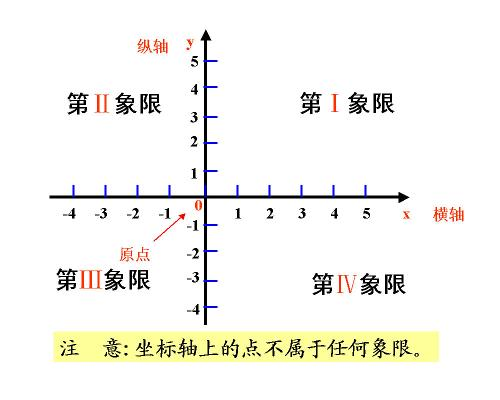
#> input picture PicRec/ALL_Other/ImagePY/img30.jpg, 500 x 400 px, found by its file name
$ python image18_1.py
#> lines starting #> are read from the running program, lines starting #| are printed output that depends on the picture; after the words box and inside, x2 and y2 are one past the last pixel; in counts of white or black regions, pixels touching at a corner belong together
#> further down, src is the input picture: shape (400, 500, 3); mean B, G, R 239.9, 244.7, 245.4
# -*- coding: utf-8 -*-

import cv2 as cv
import numpy as np


# 霍夫直线检测
def line_image(image):
    gray = cv.cvtColor(image, cv.COLOR_BGR2GRAY)  # 将bgr图像转换为灰度图像
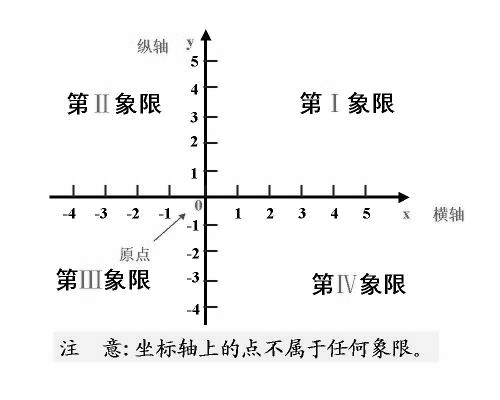
#> gray: shape (400, 500); min 0, max 255, mean 244.3
    edges = cv.Canny(gray, 50, 150, apertureSize=3)  # canny处理的图像必须是灰度图像
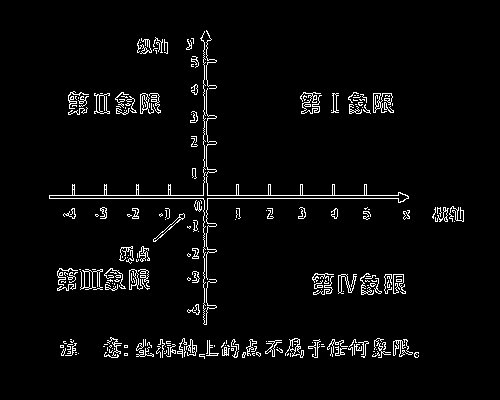
#> edges: shape (400, 500); 3.6% white in thin lines or dots, all inside (x1, y1, x2, y2) = (49, 30, 464, 359)
    lines = cv.HoughLines(edges, 1, np.pi / 180, 200)
#> lines = [[195, 1.57], [198, 1.57]]
    for line in lines:
        rho, theta = line[0]
        a = np.cos(theta)
        b = np.sin(theta)
        x0 = a * rho
        y0 = b * rho
        x1 = int(x0 + 1000 * (-b))
        y1 = int(y0 + 1000 * (a))
        x2 = int(x0 - 1000 * (-b))
        y2 = int(y0 - 1000 * (a))
        cv.line(image, (x1, y1), (x2, y2), (0, 0, 255), 2)
#> this loop made 2 passes
#> (rho, theta, a, b, x0, y0, x1, y1) on passes 1 to 2: (195, 1.57, -4.37e-08, 1, -8.52e-06, 195, -1000, 194), (198, 1.57, -4.37e-08, 1, -8.65e-06, 198, -1000, 197)
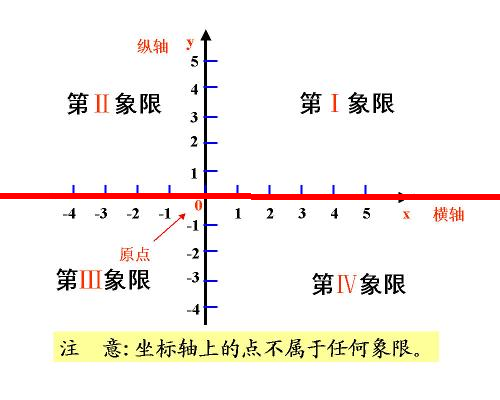
#> image: shape (400, 500, 3); 1.5% of pixels changed, all inside (x1, y1, x2, y2) = (0, 193, 500, 200)
    cv.imshow('zhiXian:', image)


src = cv.imread('D:\WorkProject\ImageProject\PicRec\ImagePY\img30.jpg')
cv.imshow('yuanTu：', src)
line_image(src)
cv.waitKey()
cv.destroyAllWindows()

$ run again, with PicRec/ALL_Other/ImagePY/img14.jpg copied over PicRec/ALL_Other/ImagePY/img30.jpg
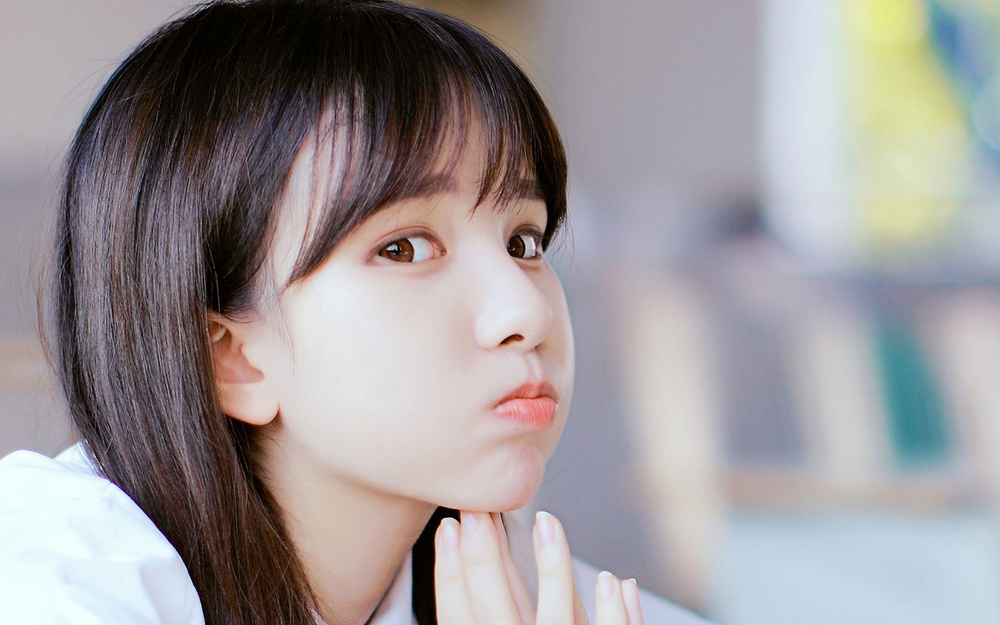
#> input picture PicRec/ALL_Other/ImagePY/img14.jpg, 1000 x 625 px, shrunk from 1920 x 1200 before the run, found by its file name
#> src is the input picture: shape (625, 1000, 3); mean B, G, R 152.9, 151.1, 156.3
#> in line_image, `edges = cv.Canny(gray, 50, 150, apertureSize=3)`:
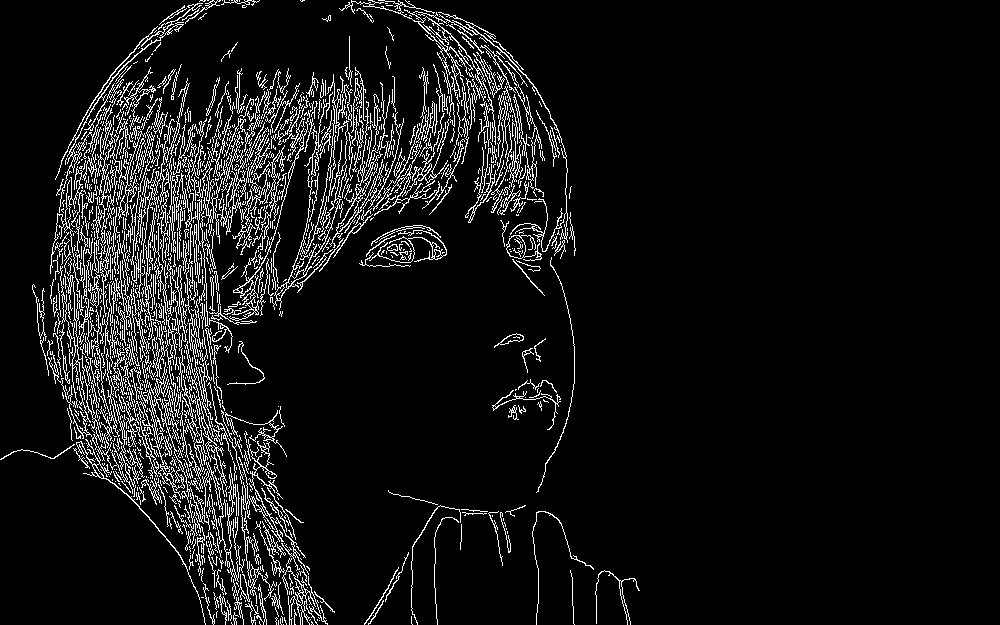
#> edges: shape (625, 1000); 7.6% white in thin lines or dots, all inside (x1, y1, x2, y2) = (0, 0, 640, 625)
#> lines = 149 rows, first 8: [390, 0.785], [395, 0.785], [402, 0.785], [383, 0.785], [407, 0.785], [400, 0.785], [404, 0.785], [380, 0.785]
#> the loop in line_image, `for line in lines:` made 149 passes
#> (rho, theta, a, b, x0, y0, x1, y1) on passes 1 to 8: (390, 0.785, 0.707, 0.707, 275.8, 275.8, -431, 982), (395, 0.785, 0.707, 0.707, 279.3, 279.3, -427, 986), (402, 0.785, 0.707, 0.707, 284.3, 284.3, -422, 991), (383, 0.785, 0.707, 0.707, 270.8, 270.8, -436, 977), (407, 0.785, 0.707, 0.707, 287.8, 287.8, -419, 994), (400, 0.785, 0.707, 0.707, 282.8, 282.8, -424, 989), (404, 0.785, 0.707, 0.707, 285.7, 285.7, -421, 992), (380, 0.785, 0.707, 0.707, 268.7, 268.7, -438, 975)
#> after the loop in line_image, `for line in lines:`:
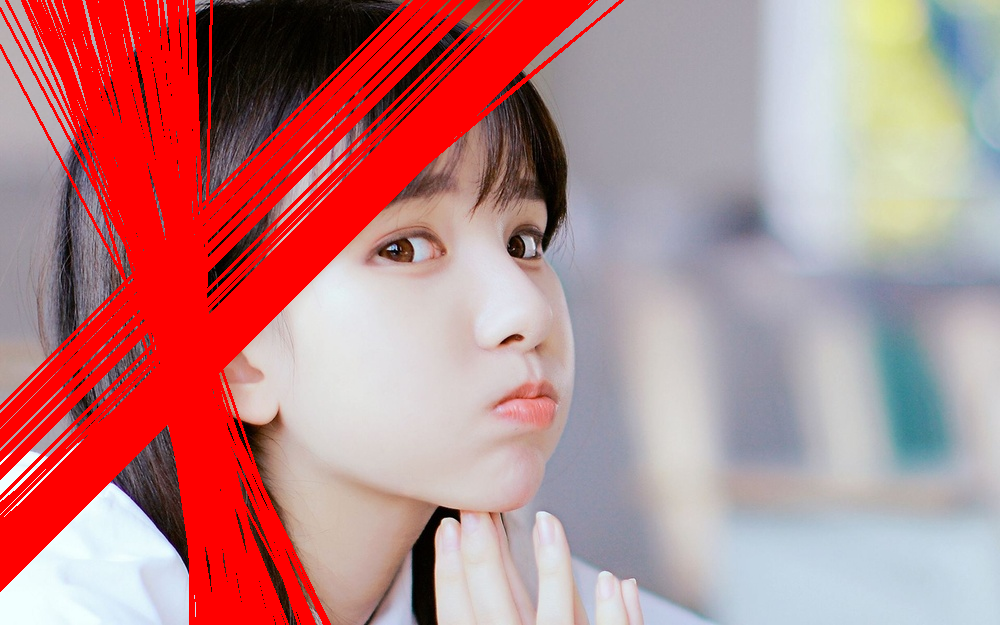
#> image: shape (625, 1000, 3); mean B, G, R 133.3, 131.6, 187.9

$ run again, with PicRec/ALL_Other/ImagePY/img16.jpg copied over PicRec/ALL_Other/ImagePY/img30.jpg
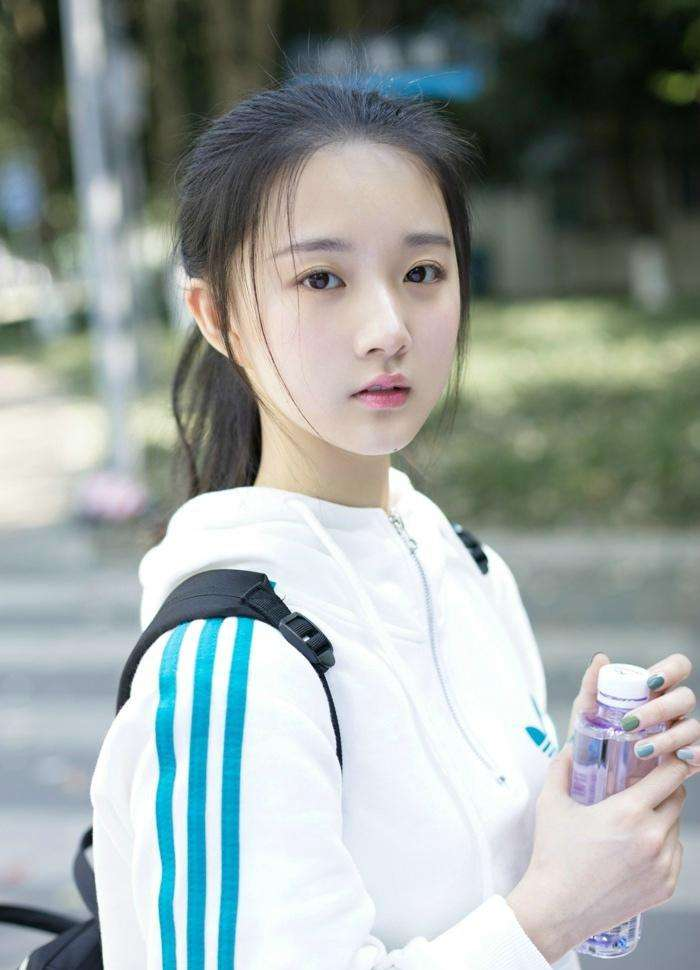
#> input picture PicRec/ALL_Other/ImagePY/img16.jpg, 700 x 970 px, found by its file name
#> src is the input picture: shape (970, 700, 3); mean B, G, R 158.1, 161, 152.6
#> in line_image, `edges = cv.Canny(gray, 50, 150, apertureSize=3)`:
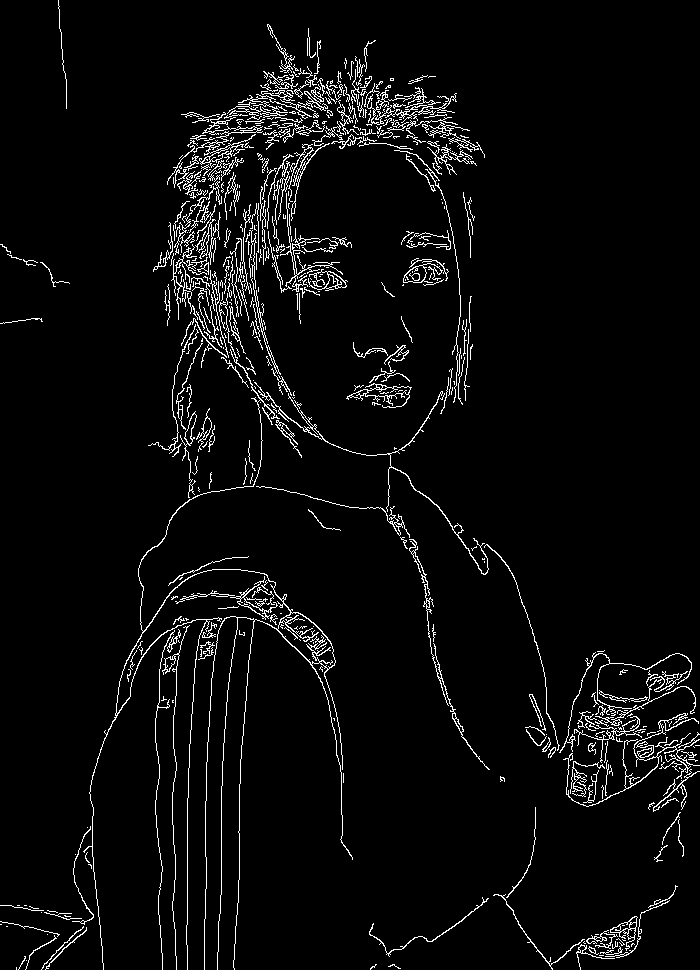
#> edges: shape (970, 700); 4.3% white in thin lines or dots
#> lines = [[187, 0], [221, 0.0175], [202, 0.0175]]
#> the loop in line_image, `for line in lines:` made 3 passes
#> (rho, theta, b, x0, y0, x1, y1, x2) on passes 1 to 3: (187, 0, 0, 187, 0, 187, 1000, 187), (221, 0.0175, 0.0175, 221, 3.86, 203, 1003, 238), (202, 0.0175, 0.0175, 202, 3.53, 184, 1003, 219)
#> after the loop in line_image, `for line in lines:`:
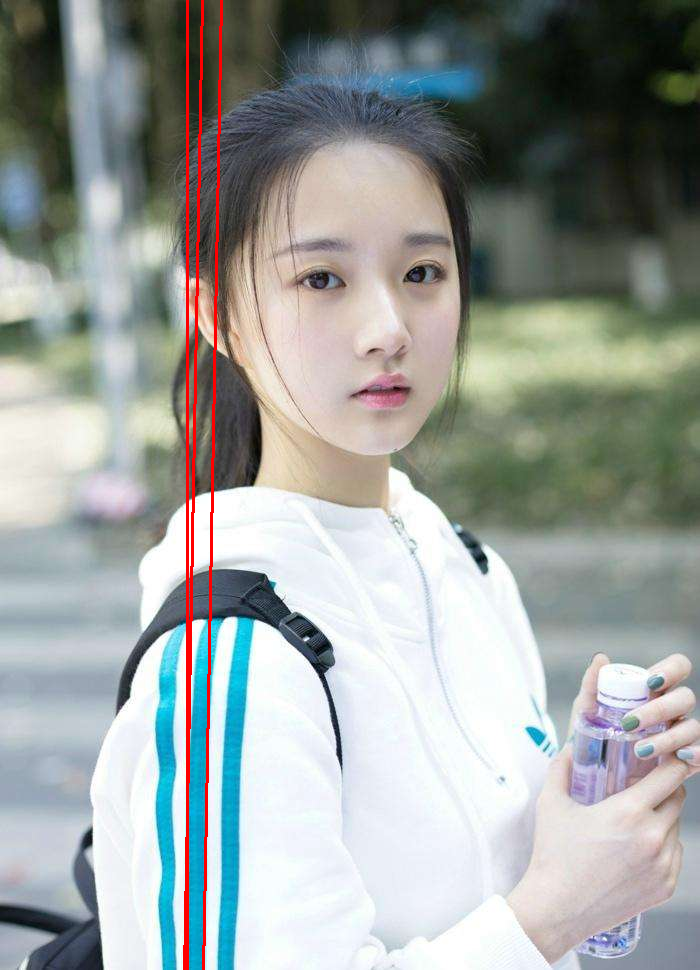
#> image: shape (970, 700, 3); 1.22% of pixels changed, all inside (x1, y1, x2, y2) = (183, 0, 223, 970)
